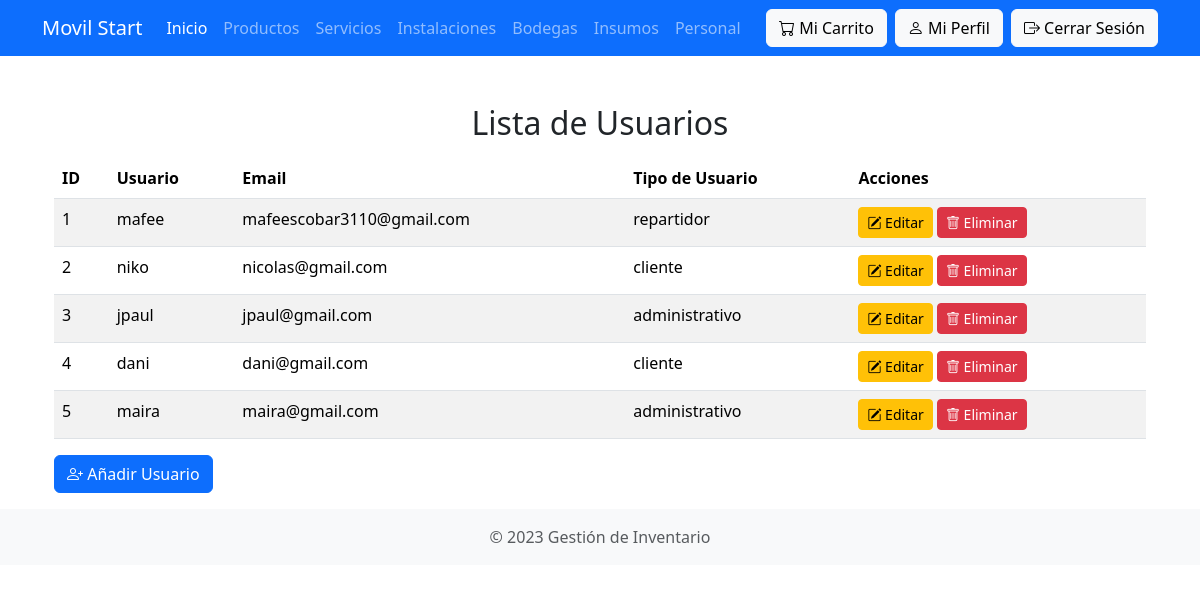
The app's page /usuarios/usuarios/ (signed in) with its own data.
### usuarios/models.py (models this page shows)
class Usuario(AbstractUser):
    TIPO_USUARIO_CHOICES = [
        ('cliente', 'Cliente'),
        ('administrativo', 'Administrativo'),
        ('administrador', 'Administrador'),
        ('repartidor', 'Repartidor'),
        ('cuadrilla', 'Cuadrilla'),
    ]
    tipo_usuario = models.CharField(max_length=20, choices=TIPO_USUARIO_CHOICES, default='cliente')
    foto_perfil = models.ImageField(upload_to='perfiles/', blank=True, null=True)
    groups = models.ManyToManyField(
        Group,
        verbose_name=('groups'),
        blank=True,
        help_text=(
            'The groups this user belongs to. A user will get all permissions '
            'granted to each of their groups.'
        ),
        related_name="usuarios_groups"  # Importante: Evita conflictos
    )
    user_permissions = models.ManyToManyField(
        Permission,
        verbose_name=('user permissions'),
        blank=True,
        help_text=('Specific permissions for this user.'),
        related_name="usuarios_user_permissions"  # Importante: Evita conflictos
    )

### usuarios/views.py (the view)
# urls.py: path('usuarios/', views.list_usuarios, name='list_usuarios'),
@login_required
def list_usuarios(request):
    if not request.user.is_superuser and request.user.tipo_usuario != "administrador":
        return redirect('home')  # Evita que usuarios no autorizados accedan
    usuarios = Usuario.objects.all()  # Obtiene todos los usuarios
    return render(request, 'usuarios/list_usuarios.html', {'usuarios': usuarios})

### templates/usuarios/list_usuarios.html
{% extends 'base.html' %}
{% block content %}
<div class="container mt-5">
    <h2 class="text-center">Lista de Usuarios</h2>
    <table class="table table-striped mt-3">
        <thead>
            <tr>
                <th>ID</th>
                <th>Usuario</th>
                <th>Email</th>
                <th>Tipo de Usuario</th>
                <th>Acciones</th>
            </tr>
        </thead>
        <tbody>
            {% for usuario in usuarios %}
            <tr>
                <td>{{ usuario.id }}</td>
                <td>{{ usuario.username }}</td>
                <td>{{ usuario.email }}</td>
                <td>{{ usuario.tipo_usuario }}</td>
                <td>
                    <a href="{% url 'edit_usuarios' usuario.id %}" class="btn btn-warning btn-sm">
                        <i class="bi bi-pencil-square"></i> Editar
                    </a>
                    <a href="{% url 'delate_usuarios' usuario.id %}" class="btn btn-danger btn-sm">
                        <i class="bi bi-trash"></i> Eliminar
                    </a>
                </td>
            </tr>
            {% endfor %}
        </tbody>
    </table>
    <div class="d-flex justify-content-between mb-3">
        <a href="{% url 'create_usuarios' %}" class="btn btn-primary">
            <i class="bi bi-person-plus"></i> Añadir Usuario
        </a>
    </div>
</div>
{% endblock %}

### templates/base.html (shortened to what this page needs)
<!DOCTYPE html>
<html lang="es">
<head>
    <link href="https://cdn.jsdelivr.net/npm/bootstrap@5.3.2/dist/css/bootstrap.min.css" rel="stylesheet">
    <link href="https://cdn.jsdelivr.net/npm/bootstrap-icons/font/bootstrap-icons.min.css" rel="stylesheet">
</head>
<body>
    <header>
        <nav class="navbar navbar-expand-lg navbar-dark bg-primary">
            <div class="container">
                <a class="navbar-brand" href="{% url 'home' %}">{% block title %} Movil Start {% endblock %}</a>
                <div class="collapse navbar-collapse" id="navbarNav">
                    <ul class="navbar-nav me-auto mb-2 mb-lg-0">
                        <li class="nav-item">
                            <a class="nav-link active" href="{% url 'home' %}">Inicio</a>
                        </li>
                        <li class="nav-item">
                            <a class="nav-link" href="{% url 'list_productos' %}">Productos</a>
                        </li>
                        {% if user.is_authenticated and user.is_superuser or user.tipo_usuario == "administrador" %}
                            <li class="nav-item">
                                <a class="nav-link" href="{% url 'list_servicios' %}">Servicios</a>
                            </li>
                            <li class="nav-item">
                                <a class="nav-link" href="{% url 'list_instalaciones' %}">Instalaciones</a>
                            </li>
                            <li class="nav-item">
                                <a class="nav-link" href="{% url 'list_bodegas' %}">Bodegas</a>
                            </li>
                            <li class="nav-item">
                                <a class="nav-link" href="{% url 'list_insumos' %}">Insumos</a>
                            </li>
                            <li class="nav-item">
                                <a class="nav-link" href="{% url 'list_usuarios' %}">Personal</a>
                            </li>
                        {% else %}
                            <li class="nav-item dropdown">
                                <a class="nav-link dropdown-toggle" href="{% url 'list_servicios' %}" id="navbarDropdown" role="button" data-bs-toggle="dropdown">
                                    Servicios
                                </a>
                            </li>
                        {% endif %}
                    </ul>
                    <div class="d-flex">
                            <a href="{% url 'ver_carrito' %}" class="btn btn-light me-2">
                                <i class="bi bi-cart"></i> <span class="d-none d-lg-inline">Mi Carrito</span>
                            </a>
                        {% if user.is_authenticated %}
                            <a href="{% url 'profile' %}" class="btn btn-light me-2">
                                <i class="bi bi-person"></i> <span class="d-none d-lg-inline">Mi Perfil</span>
                            </a>
                            <a href="{% url 'logout' %}" class="btn btn-light">
                                <i class="bi bi-box-arrow-right"></i> <span class="d-none d-lg-inline">Cerrar Sesión</span>
                            </a>
                        {% endif %}
                    </div>
                </div>
            </div>
        </nav>
    </header>
    <main class="container">
        {% block content %}{% endblock %}
    </main>
    <footer class="footer mt-auto py-3 bg-light">
        <div class="container text-center">
            <span class="text-muted">&copy; 2023 Gestión de Inventario</span>
        </div>
    </footer>
</body>
</html>

### records on screen
Usuario: id "1", username "mafee", email "mafeescobar3110@gmail.com", tipo_usuario "repartidor"
Usuario: id "2", username "niko", email "nicolas@gmail.com", tipo_usuario "cliente"
Usuario: id "3", username "jpaul", email "jpaul@gmail.com", tipo_usuario "administrativo"
Usuario: id "4", username "dani", email "dani@gmail.com", tipo_usuario "cliente"
Usuario: id "5", username "maira", email "maira@gmail.com", tipo_usuario "administrativo"
